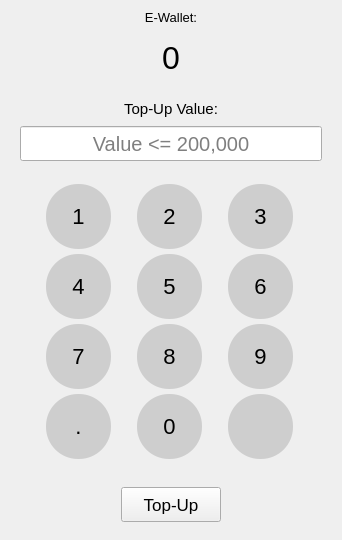
        <widget class="QWidget" name="scrollAreaWidgetContents_6">
         <property name="geometry">
          <rect>
           <x>0</x>
           <y>0</y>
           <width>342</width>
           <height>540</height>
          </rect>
         </property>
         <property name="sizePolicy">
          <sizepolicy hsizetype="Preferred" vsizetype="Preferred">
           <horstretch>0</horstretch>
           <verstretch>0</verstretch>
          </sizepolicy>
         </property>
         <property name="minimumSize">
          <size>
           <width>0</width>
           <height>0</height>
          </size>
         </property>
         <layout class="QFormLayout" name="formLayout_7">
          <property name="horizontalSpacing">
           <number>0</number>
          </property>
          <property name="verticalSpacing">
           <number>0</number>
          </property>
          <property name="leftMargin">
           <number>0</number>
          </property>
          <property name="topMargin">
           <number>0</number>
          </property>
          <property name="rightMargin">
           <number>0</number>
          </property>
          <property name="bottomMargin">
           <number>0</number>
          </property>
          <item row="0" column="1">
           <layout class="QVBoxLayout" name="topupVerticalLayout_2">
            <property name="spacing">
             <number>0</number>
            </property>
            <property name="leftMargin">
             <number>0</number>
            </property>
            <property name="topMargin">
             <number>10</number>
            </property>
            <property name="rightMargin">
             <number>0</number>
            </property>
            <property name="bottomMargin">
             <number>0</number>
            </property>
            <item>
             <widget class="QLabel" name="ewalletLabel_2">
              <property name="font">
               <font>
                <pointsize>10</pointsize>
               </font>
              </property>
              <property name="text">
               <string>E-Wallet:</string>
              </property>
              <property name="alignment">
               <set>Qt::AlignCenter</set>
              </property>
             </widget>
            </item>
            <item>
             <widget class="QLabel" name="moneyLabel_2">
              <property name="minimumSize">
               <size>
                <width>0</width>
                <height>65</height>
               </size>
              </property>
              <property name="font">
               <font>
                <pointsize>24</pointsize>
               </font>
              </property>
              <property name="text">
               <string>0</string>
              </property>
              <property name="alignment">
               <set>Qt::AlignCenter</set>
              </property>
             </widget>
            </item>
            <item>
             <layout class="QVBoxLayout" name="topupvalueVerticalLayout">
              <property name="spacing">
               <number>3</number>
              </property>
              <property name="leftMargin">
               <number>20</number>
              </property>
              <property name="topMargin">
               <number>10</number>
              </property>
              <property name="rightMargin">
               <number>20</number>
              </property>
              <property name="bottomMargin">
               <number>0</number>
              </property>
              <item>
               <widget class="QLabel" name="topupvalueLabel">
                <property name="font">
                 <font>
                  <pointsize>11</pointsize>
                 </font>
                </property>
                <property name="text">
                 <string>Top-Up Value:</string>
                </property>
                <property name="alignment">
                 <set>Qt::AlignCenter</set>
                </property>
               </widget>
              </item>
              <item>
               <spacer name="verticalSpacer_12">
                <property name="orientation">
                 <enum>Qt::Vertical</enum>
                </property>
                <property name="sizeType">
                 <enum>QSizePolicy::Fixed</enum>
                </property>
                <property name="sizeHint" stdset="0">
                 <size>
                  <width>20</width>
                  <height>5</height>
                 </size>
                </property>
               </spacer>
              </item>
              <item>
               <widget class="QLineEdit" name="topupvalueLineEdit">
                <property name="minimumSize">
                 <size>
                  <width>0</width>
                  <height>35</height>
                 </size>
                </property>
                <property name="font">
                 <font>
                  <pointsize>15</pointsize>
                 </font>
                </property>
                <property name="alignment">
                 <set>Qt::AlignCenter</set>
                </property>
                <property name="placeholderText">
                 <string>Value &lt;= 200,000</string>
                </property>
               </widget>
              </item>
              <item>
               <spacer name="verticalSpacer_11">
                <property name="orientation">
                 <enum>Qt::Vertical</enum>
                </property>
                <property name="sizeType">
                 <enum>QSizePolicy::Fixed</enum>
                </property>
                <property name="sizeHint" stdset="0">
                 <size>
                  <width>20</width>
                  <height>15</height>
                 </size>
                </property>
               </spacer>
              </item>
              <item>
               <layout class="QGridLayout" name="keyboardGridLayout">
                <property name="topMargin">
                 <number>5</number>
                </property>
                <property name="bottomMargin">
                 <number>5</number>
                </property>
                <property name="horizontalSpacing">
                 <number>0</number>
                </property>
                <property name="verticalSpacing">
                 <number>5</number>
                </property>
                <item row="4" column="2">
                 <widget class="QPushButton" name="pushButton_delete">
                  <property name="minimumSize">
                   <size>
                    <width>65</width>
                    <height>65</height>
                   </size>
                  </property>
                  <property name="maximumSize">
                   <size>
                    <width>65</width>
                    <height>65</height>
                   </size>
                  </property>
                  <property name="cursor">
                   <cursorShape>PointingHandCursor</cursorShape>
                  </property>
                  <property name="styleSheet">
                   <string notr="true">QPushButton
{
	background: #cecece;
	border-radius: 32px;
	font: 22px Arial;
	
}
QPushButton:pressed
{
	background: #bbbbbf;
}</string>
                  </property>
                  <property name="text">
                   <string/>
                  </property>
                  <property name="icon">
                   <iconset>
                    <normaloff>images/delete.png</normaloff>images/delete.png</iconset>
                  </property>
                  <property name="iconSize">
                   <size>
                    <width>25</width>
                    <height>25</height>
                   </size>
                  </property>
                 </widget>
                </item>
                <item row="3" column="2">
                 <widget class="QPushButton" name="pushButton_9">
                  <property name="minimumSize">
                   <size>
                    <width>65</width>
                    <height>65</height>
                   </size>
                  </property>
                  <property name="maximumSize">
                   <size>
                    <width>65</width>
                    <height>65</height>
                   </size>
                  </property>
                  <property name="cursor">
                   <cursorShape>PointingHandCursor</cursorShape>
                  </property>
                  <property name="styleSheet">
                   <string notr="true">QPushButton
{
	background: #cecece;
	border-radius: 32px;
	font: 22px Arial;
	
}
QPushButton:pressed
{
	background: #bbbbbf;
}</string>
                  </property>
                  <property name="text">
                   <string>9</string>
                  </property>
                 </widget>
                </item>
                <item row="1" column="2">
                 <widget class="QPushButton" name="pushButton_3">
                  <property name="minimumSize">
                   <size>
                    <width>65</width>
                    <height>65</height>
                   </size>
                  </property>
                  <property name="maximumSize">
                   <size>
                    <width>65</width>
                    <height>65</height>
                   </size>
                  </property>
                  <property name="cursor">
                   <cursorShape>PointingHandCursor</cursorShape>
                  </property>
                  <property name="styleSheet">
                   <string notr="true">QPushButton
{
	background: #cecece;
	border-radius: 32px;
	font: 22px Arial;
	
}
QPushButton:pressed
{
	background: #bbbbbf;
}</string>
                  </property>
                  <property name="text">
                   <string>3</string>
                  </property>
                 </widget>
                </item>
                <item row="3" column="0">
                 <widget class="QPushButton" name="pushButton_7">
                  <property name="minimumSize">
                   <size>
                    <width>65</width>
                    <height>65</height>
                   </size>
                  </property>
                  <property name="maximumSize">
                   <size>
                    <width>65</width>
                    <height>65</height>
                   </size>
                  </property>
                  <property name="cursor">
                   <cursorShape>PointingHandCursor</cursorShape>
                  </property>
                  <property name="styleSheet">
                   <string notr="true">QPushButton
{
	background: #cecece;
	border-radius: 32px;
	font: 22px Arial;
	
}
QPushButton:pressed
{
	background: #bbbbbf;
}</string>
                  </property>
                  <property name="text">
                   <string>7</string>
                  </property>
                 </widget>
                </item>
                <item row="1" column="1">
                 <widget class="QPushButton" name="pushButton_2">
                  <property name="sizePolicy">
                   <sizepolicy hsizetype="Minimum" vsizetype="Minimum">
                    <horstretch>0</horstretch>
                    <verstretch>0</verstretch>
                   </sizepolicy>
                  </property>
                  <property name="minimumSize">
                   <size>
                    <width>65</width>
                    <height>65</height>
                   </size>
                  </property>
                  <property name="maximumSize">
                   <size>
                    <width>65</width>
                    <height>65</height>
                   </size>
                  </property>
                  <property name="cursor">
                   <cursorShape>PointingHandCursor</cursorShape>
                  </property>
                  <property name="styleSheet">
                   <string notr="true">QPushButton
{
	background: #cecece;
	border-radius: 32px;
	font: 22px Arial;
	
}
QPushButton:pressed
{
	background: #bbbbbf;
}</string>
                  </property>
                  <property name="text">
                   <string>2</string>
                  </property>
                  <property name="iconSize">
                   <size>
                    <width>16</width>
                    <height>16</height>
                   </size>
                  </property>
                  <property name="flat">
                   <bool>false</bool>
                  </property>
                 </widget>
                </item>
                <item row="4" column="1">
                 <widget class="QPushButton" name="pushButton_0">
                  <property name="minimumSize">
                   <size>
                    <width>65</width>
                    <height>65</height>
                   </size>
                  </property>
                  <property name="maximumSize">
                   <size>
                    <width>65</width>
                    <height>65</height>
                   </size>
                  </property>
                  <property name="cursor">
                   <cursorShape>PointingHandCursor</cursorShape>
                  </property>
                  <property name="styleSheet">
                   <string notr="true">QPushButton
{
	background: #cecece;
	border-radius: 32px;
	font: 22px Arial;
	
}
QPushButton:pressed
{
	background: #bbbbbf;
}</string>
                  </property>
                  <property name="text">
                   <string>0</string>
                  </property>
                 </widget>
                </item>
                <item row="1" column="0">
                 <widget class="QPushButton" name="pushButton_1">
                  <property name="minimumSize">
                   <size>
                    <width>65</width>
                    <height>65</height>
                   </size>
                  </property>
                  <property name="maximumSize">
                   <size>
                    <width>65</width>
                    <height>65</height>
                   </size>
                  </property>
                  <property name="cursor">
                   <cursorShape>PointingHandCursor</cursorShape>
                  </property>
                  <property name="styleSheet">
                   <string notr="true">QPushButton
{
	background: #cecece;
	font: 22px Arial;
	border-radius: 32px;
	
}
QPushButton:pressed
{
	background: #bbbbbf;
}</string>
                  </property>
                  <property name="text">
                   <string>1</string>
                  </property>
                 </widget>
                </item>
                <item row="2" column="1">
                 <widget class="QPushButton" name="pushButton_5">
                  <property name="minimumSize">
                   <size>
                    <width>65</width>
                    <height>65</height>
                   </size>
                  </property>
                  <property name="maximumSize">
                   <size>
                    <width>65</width>
                    <height>65</height>
                   </size>
                  </property>
                  <property name="cursor">
                   <cursorShape>PointingHandCursor</cursorShape>
                  </property>
                  <property name="styleSheet">
                   <string notr="true">QPushButton
{
	background: #cecece;
	border-radius: 32px;
	font: 22px Arial;
	
}
QPushButton:pressed
{
	background: #bbbbbf;
}</string>
                  </property>
                  <property name="text">
                   <string>5</string>
                  </property>
                 </widget>
                </item>
                <item row="2" column="0">
                 <widget class="QPushButton" name="pushButton_4">
                  <property name="minimumSize">
                   <size>
                    <width>65</width>
                    <height>65</height>
                   </size>
                  </property>
                  <property name="maximumSize">
                   <size>
                    <width>65</width>
                    <height>65</height>
                   </size>
                  </property>
                  <property name="cursor">
                   <cursorShape>PointingHandCursor</cursorShape>
                  </property>
                  <property name="styleSheet">
                   <string notr="true">QPushButton
{
	background: #cecece;
	border-radius: 32px;
	font: 22px Arial;
	
}
QPushButton:pressed
{
	background: #bbbbbf;
}</string>
                  </property>
                  <property name="text">
                   <string>4</string>
                  </property>
                 </widget>
                </item>
                <item row="3" column="1">
                 <widget class="QPushButton" name="pushButton_8">
                  <property name="minimumSize">
                   <size>
                    <width>65</width>
                    <height>65</height>
                   </size>
                  </property>
                  <property name="maximumSize">
                   <size>
                    <width>65</width>
                    <height>65</height>
                   </size>
                  </property>
                  <property name="cursor">
                   <cursorShape>PointingHandCursor</cursorShape>
                  </property>
                  <property name="styleSheet">
                   <string notr="true">QPushButton
{
	background: #cecece;
	border-radius: 32px;
	font: 22px Arial;
	
}
QPushButton:pressed
{
	background: #bbbbbf;
}</string>
                  </property>
                  <property name="text">
                   <string>8</string>
                  </property>
                 </widget>
                </item>
                <item row="2" column="2">
                 <widget class="QPushButton" name="pushButton_6">
                  <property name="minimumSize">
                   <size>
                    <width>65</width>
                    <height>65</height>
                   </size>
                  </property>
                  <property name="maximumSize">
                   <size>
                    <width>65</width>
                    <height>65</height>
                   </size>
                  </property>
                  <property name="cursor">
                   <cursorShape>PointingHandCursor</cursorShape>
                  </property>
                  <property name="styleSheet">
                   <string notr="true">QPushButton
{
	background: #cecece;
	border-radius: 32px;
	font: 22px Arial;
	
}
QPushButton:pressed
{
	background: #bbbbbf;
}</string>
                  </property>
                  <property name="text">
                   <string>6</string>
                  </property>
                 </widget>
                </item>
                <item row="4" column="0">
                 <widget class="QPushButton" name="pushButton_dot">
                  <property name="minimumSize">
                   <size>
                    <width>65</width>
                    <height>65</height>
                   </size>
                  </property>
                  <property name="maximumSize">
                   <size>
                    <width>65</width>
                    <height>65</height>
                   </size>
                  </property>
                  <property name="cursor">
                   <cursorShape>PointingHandCursor</cursorShape>
                  </property>
                  <property name="styleSheet">
                   <string notr="true">QPushButton
{
	background: #cecece;
	border-radius: 32px;
	font: 22px Arial;
	
}
QPushButton:pressed
{
	background: #bbbbbf;
}</string>
                  </property>
                  <property name="text">
                   <string>.</string>
                  </property>
                 </widget>
                </item>
               </layout>
              </item>
              <item>
               <spacer name="verticalSpacer_10">
                <property name="orientation">
                 <enum>Qt::Vertical</enum>
                </property>
                <property name="sizeType">
                 <enum>QSizePolicy::Fixed</enum>
                </property>
                <property name="sizeHint" stdset="0">
                 <size>
                  <width>20</width>
                  <height>20</height>
                 </size>
                </property>
               </spacer>
              </item>
              <item>
               <layout class="QHBoxLayout" name="topupvalueHorizontalLayout">
                <property name="spacing">
                 <number>0</number>
                </property>
                <item>
                 <widget class="QPushButton" name="topupvaluePushButton">
                  <property name="minimumSize">
                   <size>
                    <width>0</width>
                    <height>35</height>
                   </size>
                  </property>
                  <property name="maximumSize">
                   <size>
                    <width>100</width>
                    <height>16777215</height>
                   </size>
                  </property>
                  <property name="font">
                   <font>
                    <pointsize>13</pointsize>
                   </font>
                  </property>
                  <property name="cursor">
                   <cursorShape>PointingHandCursor</cursorShape>
                  </property>
                  <property name="text">
                   <string>Top-Up</string>
                  </property>
                  <property name="icon">
                   <iconset>
                    <normaloff>../../../.designer/backup/images/add.png</normaloff>../../../.designer/backup/images/add.png</iconset>
                  </property>
                  <property name="iconSize">
                   <size>
                    <width>20</width>
                    <height>20</height>
                   </size>
                  </property>
                 </widget>
                </item>
               </layout>
              </item>
             </layout>
            </item>
           </layout>
          </item>
         </layout>
        </widget>
